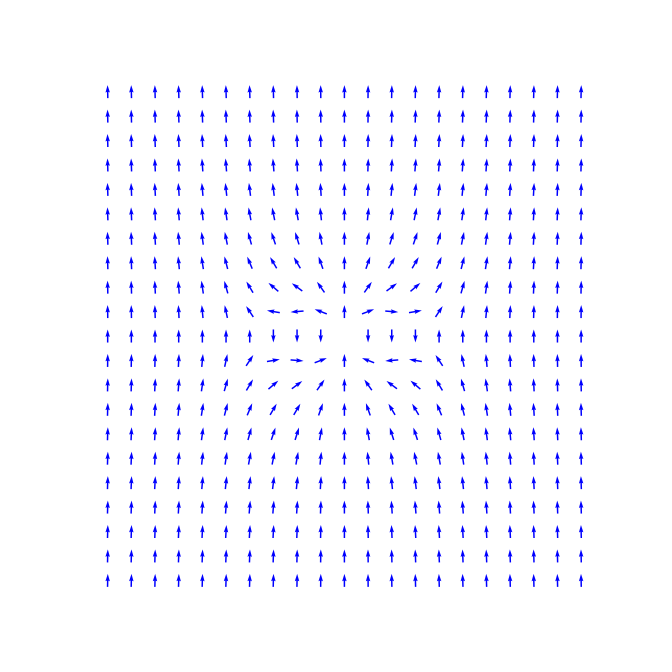

This figure's Python source:
from numpy import *
from matplotlib.pyplot import *

n=21 # numero de nodos por eje
maxi=3
X=linspace(-maxi,maxi,n)
Y=linspace(-maxi,maxi,n)
x,y = meshgrid(X,Y)

Ex=3*x*y*(x**2+y**2)**(-5/2.)
Ey=1-(x**2+y**2)**(-3/2.)+3*y**2*(x**2+y**2)**(-5/2.)

# mascara para remover la parte central. Opcional
#r=1
#mascara=x**2+y**2>r**2
#Ex=mascara*Ex
#Ey=mascara*Ey
E=sqrt(Ex**2+Ey**2)

# Grafico
figure(figsize=(7,7))
Q = quiver(x,y,Ex/E,Ey/E, color='blue',pivot='middle',scale=40)
xlim(-maxi*1.1,maxi*1.1)
ylim(-maxi*1.1,maxi*1.1)
axis('off')
savefig('fig-esfera-conductora-raw.svg')
